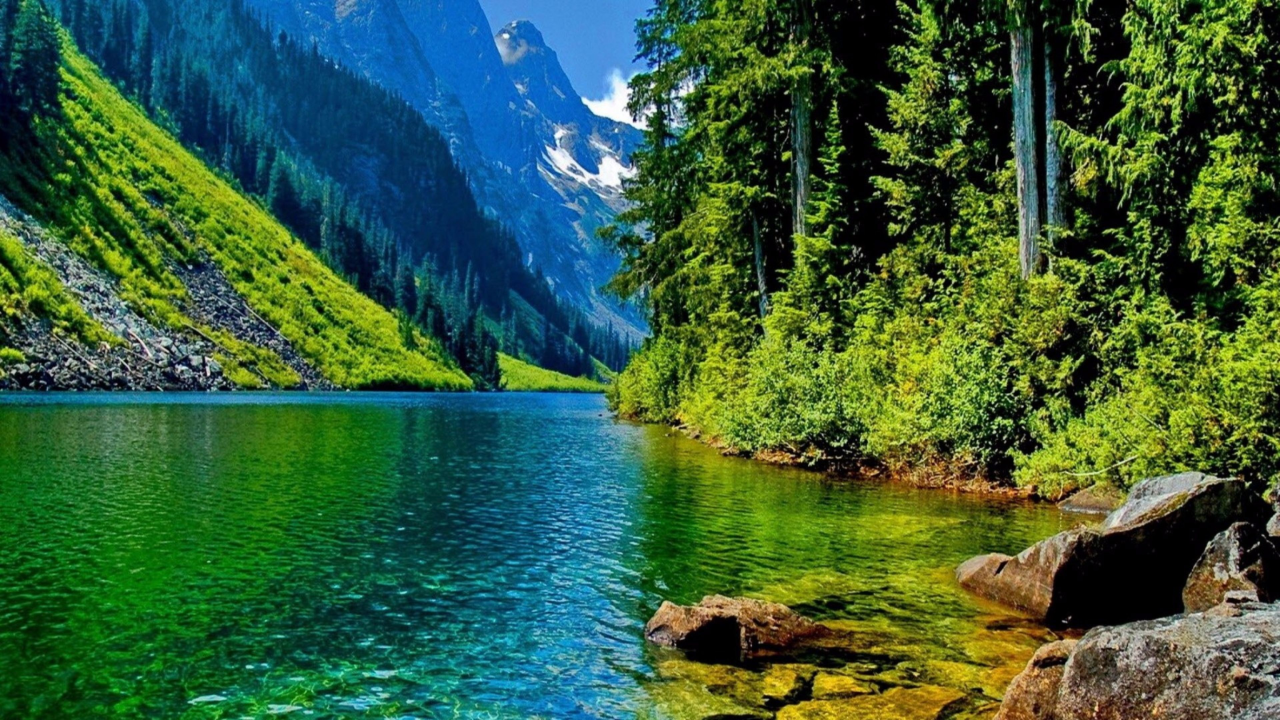
#> input picture nature.jpg, 3840 x 2160 px (shown at 1/3 size); the run also reads 2 pictures not shown here
$ python pil_introduction.py
#> lines starting #> are read from the running program, lines starting #| are printed output that depends on the picture
#This code is not used by the Course "Python Project pillow, tesseract and opencv.
#Instead this code serves as a "playground" to learn the material presented in the course material.
#We are going to loop over all images in our current dictionary
#(".") represents the current dictionary.

from PIL import Image, ImageFilter
import os


#saving images in different format
try:
    for file in os.listdir("."):
        if file.endswith("jpg"):
            images = Image.open(file)
#> images is the input picture: PIL image 3840x2160 RGB; mean R, G, B 55.6, 93.7, 60.7
            #splitting the file name (fn) and file extention (fext)
            fn, fext = os.path.splitext(file)
            #saving the images as png file in a png folder we created before
            images.save("pngs/{}.png".format(fn))
#> pass 2 of the loop `for file in os.listdir("."):`:
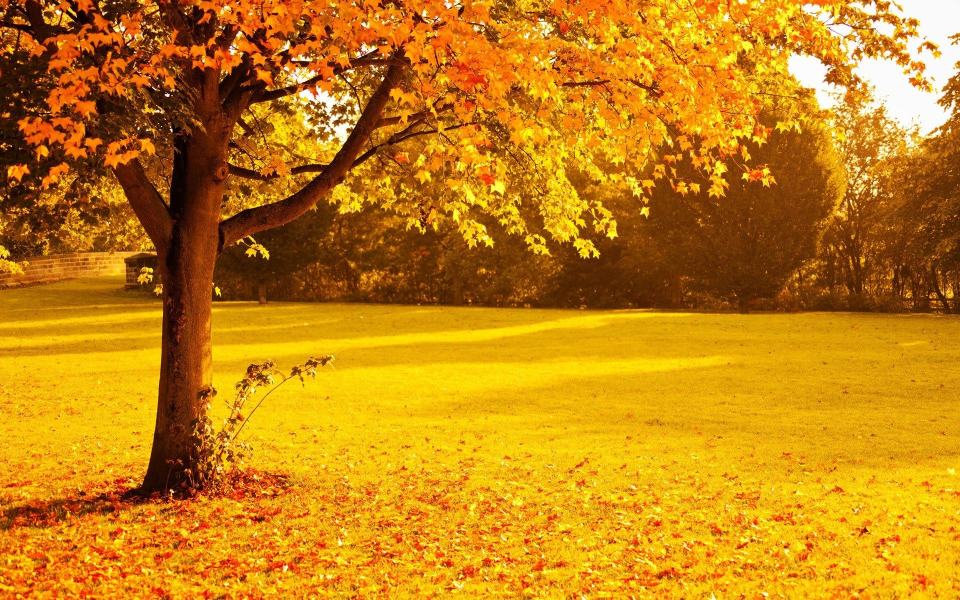
#> input picture nature2.jpg, 1920 x 1200 px (shown at 1/2 size)
#> images is the input picture: PIL image 1920x1200 RGB; mean R, G, B 194.7, 129.2, 18.9
    print("Images have been saved in pngs folder.")
except Exception as e:
    print("An error occured.")
    print(e)

#saving images in different size
size_500 = (500,500)
try:
    for file in os.listdir("."):
        if file.endswith("jpg"):
            images = Image.open(file)
            fn, fext = os.path.splitext(file)
            images.thumbnail(size_500)
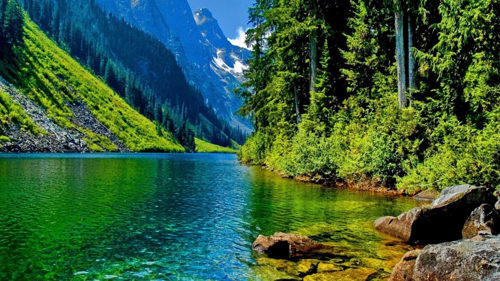
#> images: PIL image 500x281 RGB; mean R, G, B 55.5, 93.6, 60.6
            images.save("500/{}_500{}".format(fn, fext))
#> pass 2 of the loop `for file in os.listdir("."):`:
#> `images.thumbnail(size_500)`:
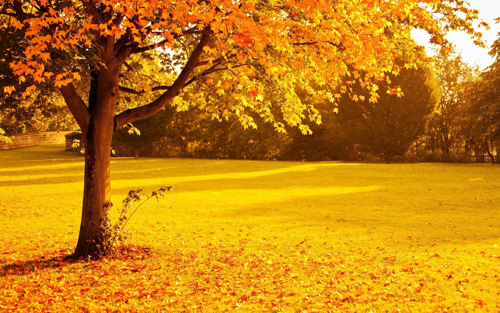
#> images: PIL image 500x313 RGB; mean R, G, B 194.7, 129.2, 18.9
    print("Images have been resized.")
except Exception as e:
    print("An error occured.")
    print(e)

#list all jpg pictures
for file in os.listdir("."):
    if file.endswith("jpg"):
        print(file)
#> pass 2 of the loop `for file in os.listdir("."):`:

#rotating an image
nature1 = Image.open("nature.jpg")
nature1.rotate(90).save("nature_mod.jpg")
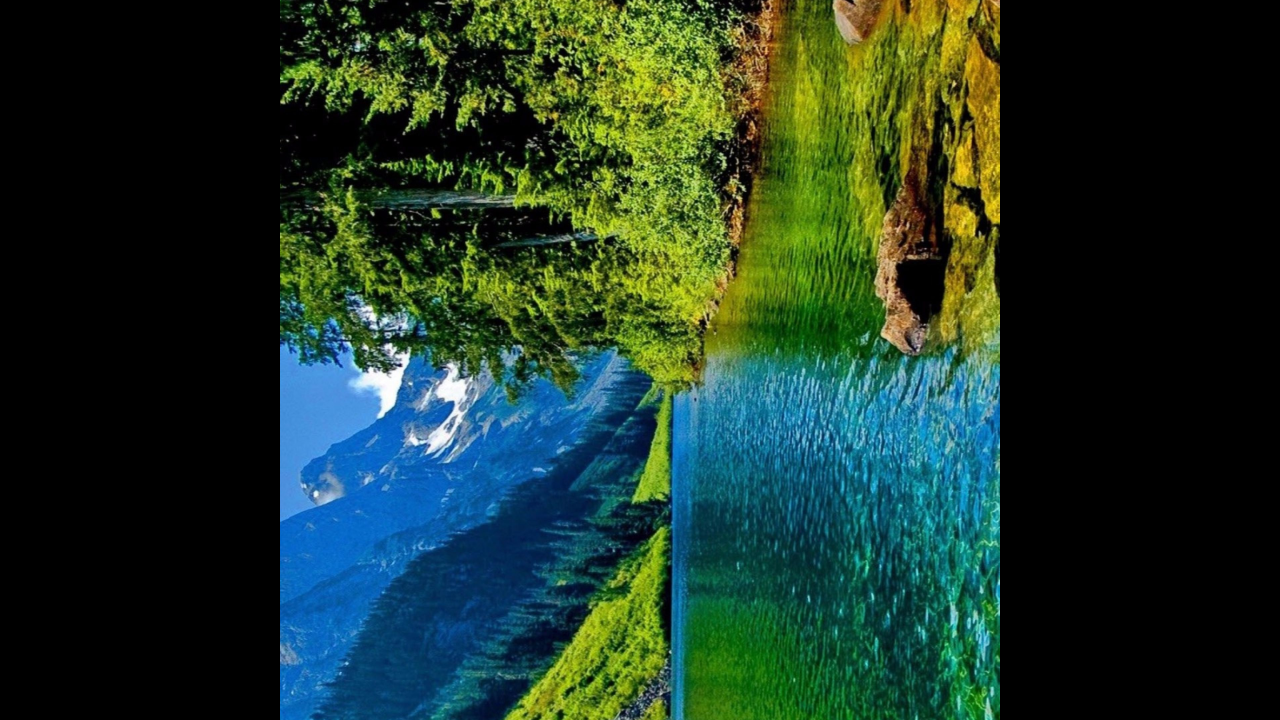
#> saved as nature_mod.jpg: PIL image 3840x2160 RGB (shown at 1/3 size); mean R, G, B 30.2, 54.1, 40.4

#greyscale
nature2 = Image.open("nature2.jpg")
nature2.convert(mode = "L").save("nature_grey.jpg")
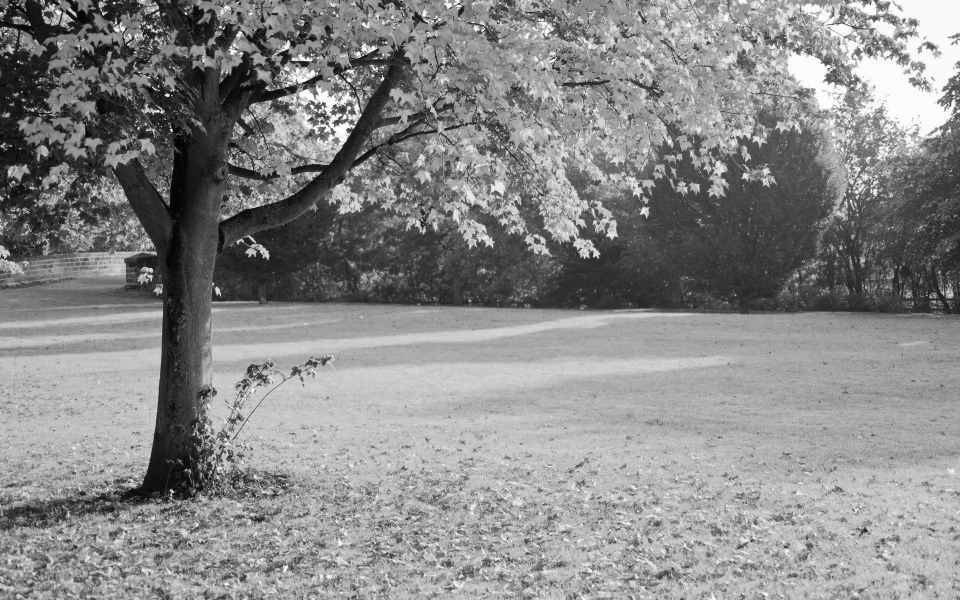
#> saved as nature_grey.jpg: PIL image 1920x1200 L (shown at 1/2 size); min 0, max 255, mean 136.2

#blurring a picture
nature3 = Image.open("nature3.jpg")
nature3.filter(ImageFilter.GaussianBlur()).save("nature3_blur.jpg")
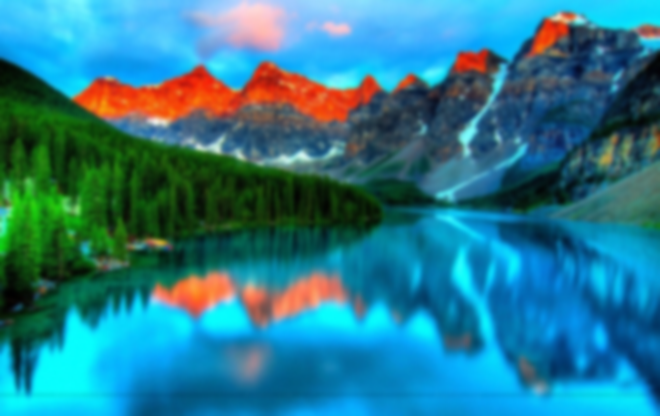
#> saved as nature3_blur.jpg: PIL image 660x416 RGB; mean R, G, B 41.6, 123, 140.6
